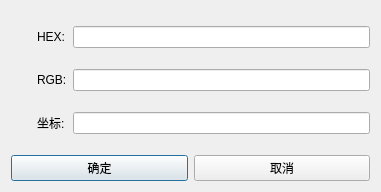
<?xml version="1.0" encoding="UTF-8"?>
<ui version="4.0">
 <class>DialogGetColor</class>
 <widget class="QDialog" name="DialogGetColor">
  <property name="geometry">
   <rect>
    <x>0</x>
    <y>0</y>
    <width>381</width>
    <height>192</height>
   </rect>
  </property>
  <property name="windowTitle">
   <string>Dialog</string>
  </property>
  <layout class="QGridLayout" name="gridLayout_2">
   <item row="0" column="0" rowspan="2" colspan="2">
    <layout class="QGridLayout" name="gridLayout">
     <item row="0" column="1">
      <widget class="QLabel" name="label_2">
       <property name="text">
        <string>HEX:</string>
       </property>
      </widget>
     </item>
     <item row="0" column="2">
      <widget class="QLineEdit" name="lineEdit_hex"/>
     </item>
     <item row="1" column="1">
      <widget class="QLabel" name="label_3">
       <property name="text">
        <string>RGB:</string>
       </property>
      </widget>
     </item>
     <item row="1" column="2">
      <widget class="QLineEdit" name="lineEdit_rgb"/>
     </item>
     <item row="2" column="1">
      <widget class="QLabel" name="label_4">
       <property name="text">
        <string>坐标:</string>
       </property>
      </widget>
     </item>
     <item row="2" column="2">
      <widget class="QLineEdit" name="lineEdit_pos"/>
     </item>
     <item row="0" column="0" rowspan="2">
      <widget class="CustomLabelColor" name="label_color">
       <property name="minimumSize">
        <size>
         <width>20</width>
         <height>20</height>
        </size>
       </property>
       <property name="text">
        <string/>
       </property>
      </widget>
     </item>
     <item row="2" column="0">
      <widget class="CustomLabelColor" name="label_theColor">
       <property name="text">
        <string/>
       </property>
      </widget>
     </item>
    </layout>
   </item>
   <item row="2" column="0">
    <widget class="QPushButton" name="pushButton_ok">
     <property name="text">
      <string>确定</string>
     </property>
    </widget>
   </item>
   <item row="2" column="1">
    <widget class="QPushButton" name="pushButton_cancle">
     <property name="text">
      <string>取消</string>
     </property>
    </widget>
   </item>
  </layout>
 </widget>
 <customwidgets>
  <customwidget>
   <class>CustomLabelColor</class>
   <extends>QLabel</extends>
   <header>customlabelcolor.h</header>
  </customwidget>
 </customwidgets>
 <resources/>
 <connections>
  <connection>
   <sender>pushButton_ok</sender>
   <signal>clicked()</signal>
   <receiver>DialogGetColor</receiver>
   <slot>accept()</slot>
   <hints>
    <hint type="sourcelabel">
     <x>92</x>
     <y>162</y>
    </hint>
    <hint type="destinationlabel">
     <x>178</x>
     <y>91</y>
    </hint>
   </hints>
  </connection>
  <connection>
   <sender>pushButton_cancle</sender>
   <signal>clicked()</signal>
   <receiver>DialogGetColor</receiver>
   <slot>reject()</slot>
   <hints>
    <hint type="sourcelabel">
     <x>264</x>
     <y>162</y>
    </hint>
    <hint type="destinationlabel">
     <x>178</x>
     <y>91</y>
    </hint>
   </hints>
  </connection>
 </connections>
</ui>
